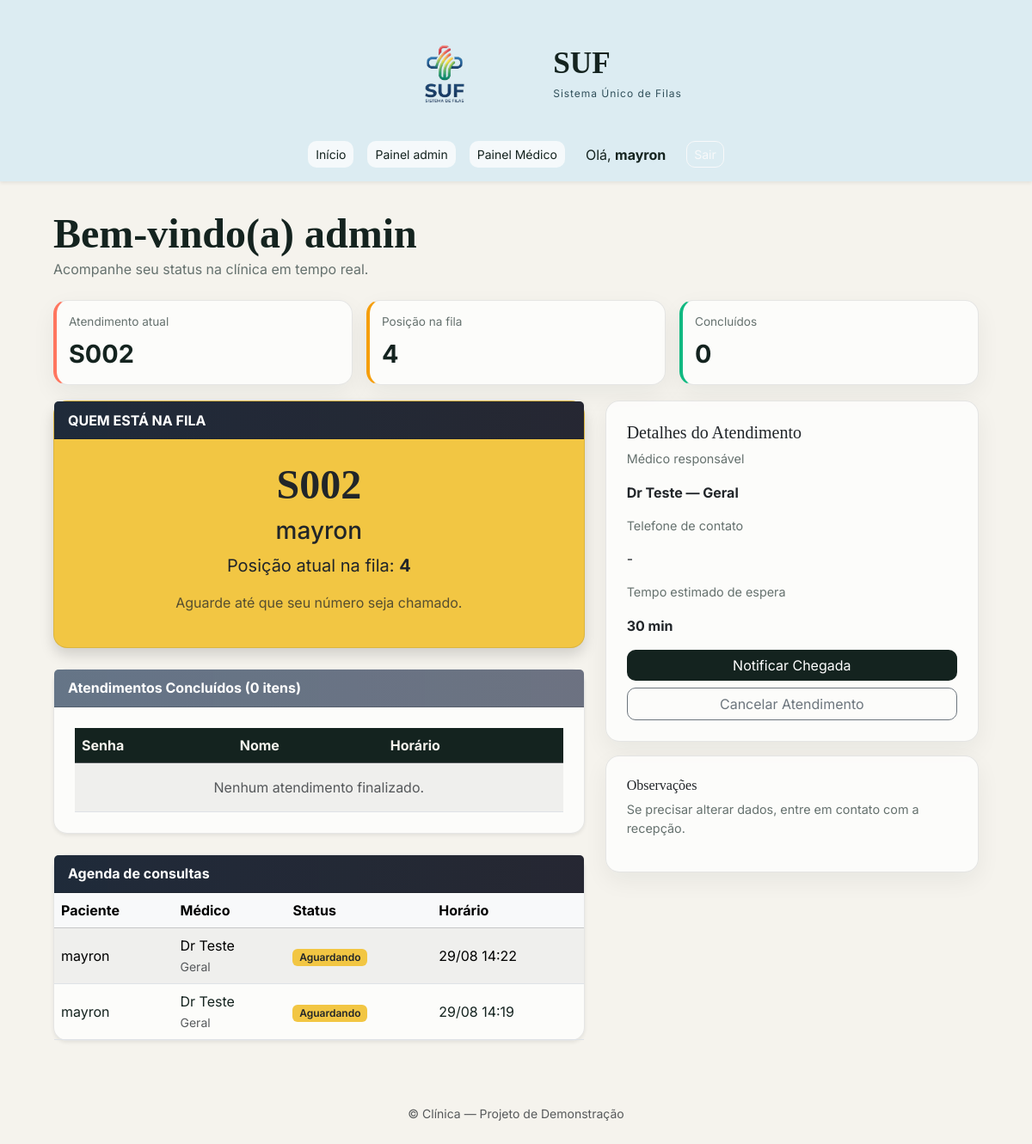
Screenshot of /membros/cliente/ (signed in) with the database file from the repository.
### membros/models.py (models this page shows, shortened)
class PacienteFila(models.Model):
    STATUS_CHOICES = [
        ('aguardando', 'Aguardando'),
        ('em_atendimento', 'Em Atendimento'),
        ('finalizado', 'Finalizado'),
    ]
    usuario = models.ForeignKey(User, on_delete=models.SET_NULL, null=True, blank=True, related_name='consultas')
    nome = models.CharField(max_length=150)
    cpf = models.CharField(max_length=11, blank=True, default='')
    senha = models.CharField(max_length=10)
    medico_destinado = models.ForeignKey(Medico, on_delete=models.CASCADE, related_name='pacientes')
    status = models.CharField(max_length=20, choices=STATUS_CHOICES, default='aguardando')
    horario_chegada = models.DateTimeField(auto_now_add=True)
    class Meta:
        ordering = ['horario_chegada']

class Medico(models.Model):
    usuario = models.OneToOneField(User, on_delete=models.CASCADE)
    nome_completo = models.CharField(max_length=100)
    especialidade = models.CharField(max_length=100)

### membros/views.py (the view)
# urls.py: path('cliente/', views.dashboard_cliente, name='dashboard_cliente'),
@login_required
def dashboard_cliente(request):
    context = obter_dados_cliente(request.user)
    return render(request, 'dashboard_cliente.html', context)

### templates/dashboard_cliente.html (shortened to what this page needs)
{% extends 'base.html' %}
{% block content %}
    <div class="mb-4">
        <h2 class="mb-0">Bem-vindo(a) admin</h2>
        <p class="text-muted">Acompanhe seu status na clínica em tempo real.</p>
    </div>
    <div class="stats-row">
        <div class="stat-card">
            <div class="stat-title">Atendimento atual</div>
            <div class="stat-value">{% if atual %}{{ atual.senha }}{% else %}-{% endif %}</div>
        </div>
        <div class="stat-card" style="border-left-color:#f59e0b">
            <div class="stat-title">Posição na fila</div>
            <div class="stat-value">{% if posicao %}{{ posicao }}{% else %}-{% endif %}</div>
        </div>
        <div class="stat-card" style="border-left-color:#10b981">
            <div class="stat-title">Concluídos</div>
            <div class="stat-value">{{ concluidos_count }}</div>
        </div>
    </div>
    <div class="row">
        <div class="col-md-7">
            <div id="container-cliente" hx-get="{% url 'atualizar_cliente_fragmento' %}" hx-trigger="every 5s" hx-target="#container-cliente">
                {% include 'conteudo_cliente.html' %}
            </div>
            <div class="card mt-4 shadow-sm">
                <div class="card-header bg-dark text-white fw-bold">Agenda de consultas</div>
                <div class="card-body p-0">
                    <table class="table table-striped table-hover align-middle mb-0">
                        <thead class="table-light">
                            <tr>
                                <th>Paciente</th>
                                <th>Médico</th>
                                <th>Status</th>
                                <th>Horário</th>
                            </tr>
                        </thead>
                        <tbody>
                            {% for consulta in agenda %}
                                <tr>
                                    <td>{{ consulta.nome }}</td>
                                    <td>{{ consulta.medico_destinado.nome_completo }}<br><small class="text-muted">{{ consulta.medico_destinado.especialidade }}</small></td>
                                    <td>
                                        <span class="badge {% if consulta.status == 'aguardando' %}bg-warning text-dark{% elif consulta.status == 'em_atendimento' %}bg-info text-dark{% else %}bg-success{% endif %}">
                                            {{ consulta.get_status_display }}
                                        </span>
                                    </td>
                                    <td>{{ consulta.horario_chegada|date:"d/m H:i" }}</td>
                                </tr>
                            {% empty %}
                                <tr>
                                    <td colspan="4" class="text-center text-muted py-3">Nenhuma consulta registrada.</td>
                                </tr>
                            {% endfor %}
                        </tbody>
                    </table>
                </div>
            </div>
        </div>
        <div class="col-md-5">
            <div class="card mb-3">
                <div class="card-body">
                    <h5 class="card-title">Detalhes do Atendimento</h5>
                    <p class="small-muted">Médico responsável</p>
                    <p><strong>{% if medico %}{{ medico.nome_completo }} — {{ medico.especialidade }}{% else %}-{% endif %}</strong></p>
                    <p class="small-muted">Telefone de contato</p>
                    <p>{% if telefone %}<a href="tel:{{ telefone }}">{{ telefone }}</a>{% else %}-{% endif %}</p>
                    <p class="small-muted">Tempo estimado de espera</p>
                    <p><strong>{% if estimated_minutes is not None %}{{ estimated_minutes }} min{% else %}-{% endif %}</strong></p>
                    <div class="d-grid gap-2">
                        <button class="btn btn-primary" onclick="showToast('Notificação enviada à recepção')">Notificar Chegada</button>
                        <a href="#" class="btn btn-outline-secondary" data-confirm="Deseja cancelar o atendimento?">Cancelar Atendimento</a>
                    </div>
                </div>
            </div>
            <div class="card">
                <div class="card-body">
                    <h6 class="card-title">Observações</h6>
                    <p class="small-muted">Se precisar alterar dados, entre em contato com a recepção.</p>
                </div>
            </div>
        </div>
    </div>
{% endblock %}

### templates/base.html (shortened to what this page needs)
{% load static %}
<!DOCTYPE html>
<html lang="pt-br">
<head>
  <link href="https://cdn.jsdelivr.net/npm/bootstrap@5.3.2/dist/css/bootstrap.min.css" rel="stylesheet">
  <link href="https://cdn.jsdelivr.net/npm/bootstrap-icons@1.11.3/font/bootstrap-icons.css" rel="stylesheet">
  <link href="{% static 'css/styles.css' %}" rel="stylesheet">
</head>
<body>
  <header class="app-header shadow-sm py-3 mb-4">
    <div class="container d-flex align-items-center justify-content-between">
      <a href="{% url 'home' %}" class="app-brand d-flex align-items-center text-decoration-none text-reset">
        <img src="{% static 'image_8beb896a_1-removebg-preview.png' %}" alt="Logo SUF" width="220" class="me-3">
        <div>
          <h1 class="h5 mb-0">SUF</h1>
          <small>Sistema Único de Filas</small>
        </div>
      </a>
      <nav class="d-flex align-items-center gap-3">
        <a href="{% url 'home' %}" class="btn btn-sm btn-light">Início</a>
        <a href="{% url 'dashboard_cliente' %}" class="btn btn-sm btn-light">Painel admin</a>
        <a href="{% url 'dashboard_medico' %}" class="btn btn-sm btn-light">Painel Médico</a>
        {% if request.user.is_authenticated %}
          <span class="ms-2">Olá, <strong>{{ request.user.get_short_name|default:request.user.username }}</strong></span>
          <a href="/accounts/logout/" class="btn btn-outline-light btn-sm ms-2">Sair</a>
        {% else %}
          <a href="/accounts/login/" class="btn btn-light btn-sm ms-2">Entrar</a>
        {% endif %}
      </nav>
    </div>
  </header>
  <main class="container">
    {% block content %}{% endblock %}
  </main>
  <footer class="text-center text-muted py-4 mt-5">
    <small>© {{ now|date:'Y' }} Clínica — Projeto de Demonstração</small>
  </footer>
</body>
</html>

### templates/conteudo_cliente.html (shortened to what this page needs)
{% if atual %}
    {% if atual.status == 'em_atendimento' %}
        <div class="card text-white bg-info mb-4 shadow">
            <div class="card-header bg-dark text-white fw-bold">VOCÊ ESTÁ SENDO ATENDIDO</div>
            <div class="card-body text-center py-4">
                <h1 class="display-3 fw-bold">{{ atual.senha }}</h1>
                <h3 class="card-title">{{ atual.nome }}</h3>
                <p class="card-text fs-5">Seu atendimento está em andamento.</p>
            </div>
        </div>
    {% else %}
        <div class="card text-dark bg-warning mb-4 shadow">
            <div class="card-header bg-dark text-white fw-bold">QUEM ESTÁ NA FILA</div>
            <div class="card-body text-center py-4">
                <h1 class="display-3 fw-bold">{{ atual.senha }}</h1>
                <h3 class="card-title">{{ atual.nome }}</h3>
                <p class="card-text fs-5">Posição atual na fila: <strong>{{ posicao }}</strong></p>
                <p class="text-muted">Aguarde até que seu número seja chamado.</p>
            </div>
        </div>
    {% endif %}
{% else %}
    <div class="alert alert-info text-center py-4 shadow-sm" role="alert">
        <h4 class="alert-heading">Sem atendimentos</h4>
        <p class="mb-0">Você não possui atendimentos agendados no momento.</p>
    </div>
{% endif %}
<div class="card shadow-sm mt-4">
    <div class="card-header bg-secondary text-white fw-bold">
        Atendimentos Concluídos ({{ historico.count }} itens)
    </div>
    <div class="card-body">
        <table class="table table-striped table-hover align-middle mb-0">
            <thead class="table-dark">
                <tr>
                    <th>Senha</th>
                    <th>Nome</th>
                    <th>Horário</th>
                </tr>
            </thead>
            <tbody>
                {% for p in historico %}
                            <td>{% load tz %}{% localtime on %}{{ p.horario_chegada|date:"d/m H:i" }}{% endlocaltime %}</td>
                {% empty %}
                    <tr>
                        <td colspan="3" class="text-center text-muted py-3">Nenhum atendimento finalizado.</td>
                    </tr>
                {% endfor %}
            </tbody>
        </table>
    </div>
</div>

### static/css/styles.css (style rules this page uses)
:root { --bg:#f4f6fb; --card:#ffffff; --accent:#0d6efd; --accent-2:#6f42c1; --muted:#6c757d; --text:#1f2937; --surface:#f8fafc; }
body { background:var(--bg); font-family: Inter, system-ui, -apple-system, 'Segoe UI', Roboto, 'Helvetica Neue', Arial, sans-serif; color:var(--text); }
:root { --container-width:1100px }
.container { max-width:var(--container-width) }
.card { background:var(--card);border-radius:12px;border:0;box-shadow:0 8px 30px rgba(18,24,40,0.06) }
.card-header { border-radius:10px 10px 0 0;padding:0.6rem 1rem }
h2 { font-weight:700;margin-bottom:.25rem }
.badge { font-weight:600 }
.display-3 { font-size:3rem }
.table th, .table td { vertical-align:middle }
.btn { border-radius:10px }
.card .card-header { background:linear-gradient(90deg,rgba(13,110,253,0.08),rgba(111,66,193,0.06));color:var(--muted) }
.btn-primary { background:linear-gradient(180deg,var(--accent),#0b5ed7);border:0 }
.small-muted { color:var(--muted);font-size:.9rem }
.stats-row { display:flex;gap:16px;margin-bottom:18px }
.stat-card { flex:1;padding:14px;border-radius:12px;background:linear-gradient(180deg, #fff, #fbfdff);box-shadow:0 6px 18px rgba(20,30,60,0.04);border-left:4px solid var(--accent) }
.stat-title { font-size:0.85rem;color:var(--muted) }
.stat-value { font-size:1.8rem;font-weight:700;margin-top:6px }
:root { --bg:#f5f3ed; --card:#ffffffb8; --accent:#ff765f; --accent-2:#2a9d78; --muted:#65716e; --text:#14231f; }
body { background:var(--bg);color:var(--text) }
.app-header { background:#dcecf2;color:var(--text) }
.app-header>.container { flex-direction:column;gap:.5rem }
.app-brand { height:140px }
.app-brand h1 { font-family:Georgia,serif;font-size:2.2rem;font-weight:800 }
.app-brand small { font-size:.75rem;letter-spacing:.08em }
.app-header nav { justify-content:center;flex-wrap:wrap }
.app-header small { color:#31505b }
.app-header .btn-light { background:#ffffffb8;border-color:transparent;color:var(--text) }
.card,.stat-card { border:1px solid rgba(20,35,31,.1);border-radius:1rem;box-shadow:0 10px 28px rgba(20,35,31,.06) }
.card-header { background:rgba(20,35,31,.06);color:var(--text) }
.stats-row { gap:1rem }
.stat-card { background:#ffffffb8;border-left:4px solid var(--accent) }
.stat-title,.small-muted,.muted { color:var(--muted) }
.stat-value { color:var(--text) }
.btn-primary { background:var(--text);border-color:var(--text) }
.table { --bs-table-bg:transparent;--bs-table-color:var(--text) }
.table-dark { --bs-table-bg:var(--text);--bs-table-color:#f5f3ed }
.table-striped>tbody>tr:nth-of-type(odd)>* { --bs-table-accent-bg:rgba(42,157,120,.06) }
.bg-warning { background:#f2c643!important }
main.container { padding-top:.5rem }
main.container h2,main.container h5,main.container h6 { font-family:Georgia,serif }
main.container h2 { font-size:clamp(2rem,4vw,3rem) }
main.container>.mb-4 p { color:var(--muted)!important }
main.container .row { --bs-gutter-x:1.5rem;--bs-gutter-y:1.5rem }
main.container .card-body { padding:1.5rem }
main.container .display-3,main.container .display-4 { font-family:Georgia,serif }
footer { color:var(--muted) }

### rows the page displays
PacienteFila: senha "S002", nome "mayron", medico_destinado.nome_completo "Dr Teste", medico_destinado.especialidade "Geral", status "Aguardando", horario_chegada "29/08 14:22"
PacienteFila: nome "mayron", medico_destinado.nome_completo "Dr Teste", medico_destinado.especialidade "Geral", status "Aguardando", horario_chegada "29/08 14:19"
Medico: nome_completo "Dr Teste", especialidade "Geral"

### other values shown
{{ request.user.get_short_name|default:request.user.username }} "mayron"
{{ posicao }} "4"
{{ concluidos_count }} "0"
{{ historico.count }} "0"
{{ estimated_minutes }} "30"
